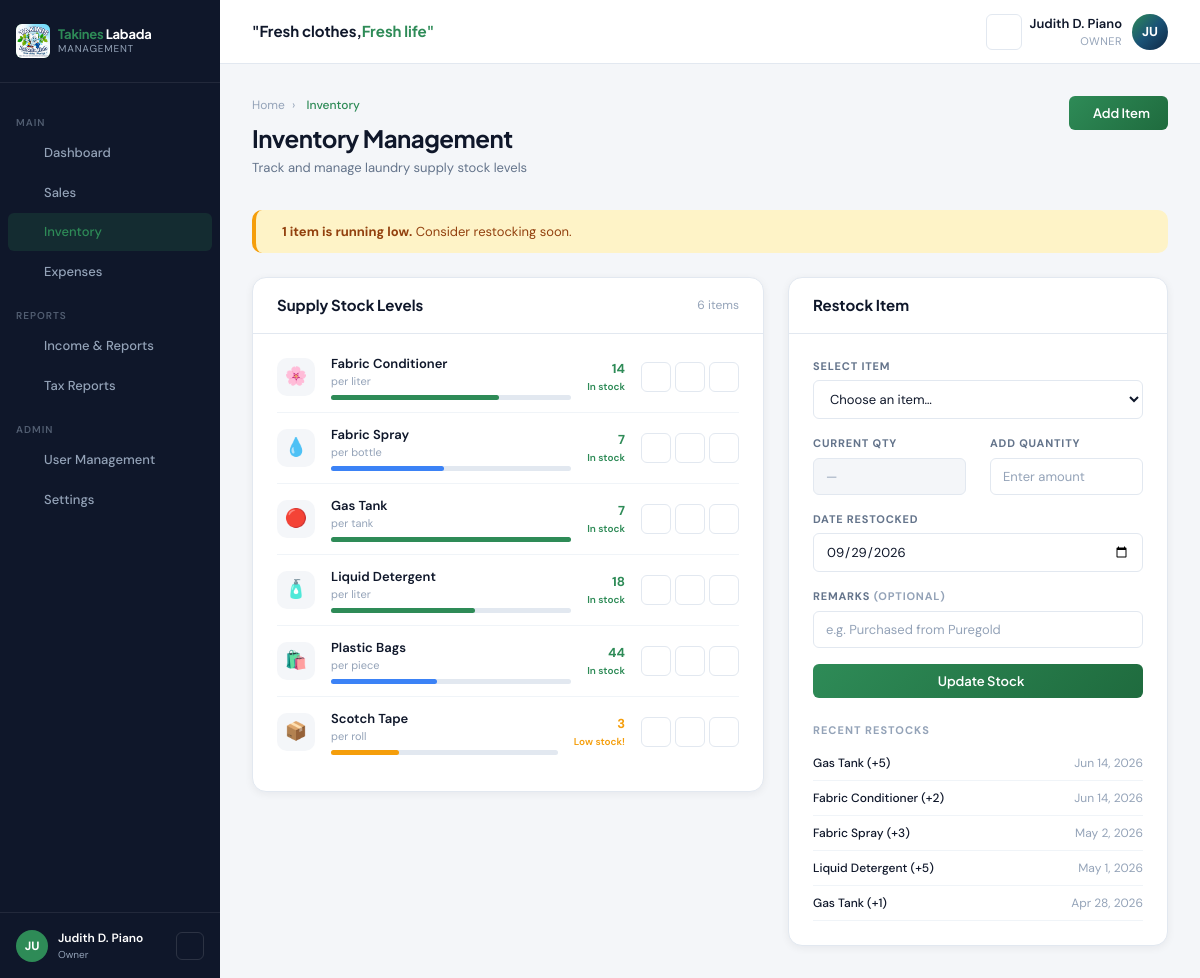
The app's page /inventory.php (signed in) with its own data.
### tables this page shows
CREATE TABLE `inventory` (
  `inventory_id` int(11) NOT NULL,
  `item_name` varchar(100) NOT NULL,
  `unit` varchar(50) NOT NULL,
  `quantity` int(11) NOT NULL DEFAULT 0,
  `max_quantity` int(11) NOT NULL DEFAULT 0,
  `icon` varchar(10) NOT NULL DEFAULT '?',
  `updated_at` timestamp NOT NULL DEFAULT current_timestamp() ON UPDATE current_timestamp()
);

CREATE TABLE `inventory_logs` (
  `log_id` int(11) NOT NULL,
  `inventory_id` int(11) NOT NULL,
  `add_quantity` int(11) NOT NULL,
  `date_restocked` date NOT NULL,
  `remarks` varchar(255) DEFAULT NULL,
  `created_at` timestamp NOT NULL DEFAULT current_timestamp()
);

### config.php (called while the page is built, shortened)
<?php
function h($value): string
{
    return htmlspecialchars((string)($value ?? ''), ENT_QUOTES, 'UTF-8');
}
function current_user(): ?object
{
    return $_SESSION['user'] ?? null;
}

### inventory.php (the view, shortened to what this page needs)
<?php
require_once __DIR__ . '/config.php';
$stmt = $pdo->query('SELECT * FROM inventory ORDER BY item_name');
$rawItems = $stmt->fetchAll();
$inventoryItems = [];
foreach ($rawItems as $item) {
    $pct   = $item->max_quantity > 0 ? min(100, round(($item->quantity / $item->max_quantity) * 100)) : 0;
    $ratio = $item->max_quantity > 0 ? ($item->quantity / $item->max_quantity) : 1;
    $item->status = match (true) {
        $ratio <= 0.2 => 'critical',
        $ratio <= 0.4 => 'low',
        default       => 'ok',
    };
    $item->pct = $pct;
    $item->max = $item->max_quantity;
    $inventoryItems[] = $item;
}
$lowStockAlertCount = count(array_filter($inventoryItems, fn($i) => in_array($i->status, ['low', 'critical'])));
$stmt = $pdo->query(
    "SELECT l.*, i.item_name, i.unit
     FROM inventory_logs l
     JOIN inventory i ON i.inventory_id = l.inventory_id
     ORDER BY l.date_restocked DESC, l.log_id DESC
     LIMIT 5"
);
$recentUpdates = $stmt->fetchAll();
$activeNav = 'inventory';
require __DIR__ . '/includes/header_app.php';
?>
<div class="page-header">
    <div>
        <div class="breadcrumb">
            <a href="dashboard.php">Home</a>
            <span>&rsaquo;</span>
            <span class="current">Inventory</span>
        </div>
        <h1 class="page-title">Inventory Management</h1>
        <p class="page-subtitle">Track and manage laundry supply stock levels</p>
    </div>
    <button class="btn btn-primary" onclick="openModal('modal-add-item')" aria-haspopup="dialog">
        Add Item
    </button>
</div>
<?php if ($lowStockAlertCount > 0): ?>
    <div class="alert alert-warning" role="alert">
        <span>
            <strong><?= $lowStockAlertCount ?> item<?= $lowStockAlertCount > 1 ? 's are' : ' is' ?> running low.</strong>
            Consider restocking soon.
        </span>
    </div>
<?php endif; ?>
<div style="display:grid; grid-template-columns:1fr 380px; gap:var(--spacing-lg); align-items:start;">
    <div class="card">
        <div class="card-header">
            <span class="card-title">Supply Stock Levels</span>
            <span class="text-muted" style="font-size:12px;"><?= count($inventoryItems) ?> item<?= count($inventoryItems) !== 1 ? 's' : '' ?></span>
        </div>
        <div class="card-body" style="padding-top:var(--spacing-sm);">
            <?php foreach ($inventoryItems as $item): ?>
                <?php
                $barClass = match ($item->status) {
                    'critical' => 'bar-red',
                    'low'      => 'bar-orange',
                    default    => $item->pct > 50 ? 'bar-green' : 'bar-blue',
                };
                $qtyClass = match ($item->status) {
                    'critical' => 'text-danger',
                    'low'      => 'text-warning',
                    default    => 'text-success',
                };
                $statusLabel = match ($item->status) {
                    'critical' => 'Critical!',
                    'low'      => 'Low stock!',
                    default    => 'In stock',
                };
                ?>
                <div class="inv-item" id="inv-item-<?= (int)$item->inventory_id ?>" role="listitem">
                    <div class="inv-icon" aria-hidden="true"><?= h($item->icon) ?></div>
                    <div class="inv-info">
                        <div class="inv-name"><?= h($item->item_name) ?></div>
                        <div class="inv-unit"><?= h($item->unit) ?></div>
                        <div class="inv-bar" role="progressbar"
                             aria-valuenow="<?= (int)$item->quantity ?>"
                             aria-valuemax="<?= (int)$item->max ?>"
                             aria-label="<?= h($item->item_name) ?> stock level">
                            <div class="inv-bar-fill <?= $barClass ?>" style="width:<?= (int)$item->pct ?>%;"></div>
                        </div>
                    </div>
                    <div class="inv-qty">
                        <div class="qty-val <?= $qtyClass ?>"><?= (int)$item->quantity ?></div>
                        <div class="qty-label <?= $qtyClass ?>"><?= h($statusLabel) ?></div>
                    </div>
                    <div style="display:flex; gap:4px; flex-shrink:0;">
                        <button class="action-btn edit"
                                onclick="selectInventoryItem(<?= (int)$item->inventory_id ?>, <?= (int)$item->quantity ?>)"
                                aria-label="Restock <?= h($item->item_name) ?>"
                                title="Restock">
                        </button>
                        <button class="action-btn"
                                style="color:var(--color-text-muted);"
                                onclick='openEditModal(<?= json_encode([
                                    "inventory_id" => $item->inventory_id,
                                    "item_name"    => $item->item_name,
                                    "unit"         => $item->unit,
                                    "icon"         => $item->icon,
                                    "max_quantity" => $item->max_quantity,
                                ]) ?>)'
                                aria-label="Edit <?= h($item->item_name) ?>"
                                title="Edit item details">
                        </button>
                        <button class="action-btn"
                                style="color:var(--color-danger, #e53e3e);"
                                onclick="confirmDelete(<?= (int)$item->inventory_id ?>, '<?= h(addslashes($item->item_name)) ?>')"
                                aria-label="Delete <?= h($item->item_name) ?>"
                                title="Delete item">
                        </button>
                    </div>
                </div>
            <?php endforeach; ?>
        </div>
    </div>
    <div class="card" style="position:sticky; top:calc(var(--topbar-height) + var(--spacing-lg));">
        <div class="card-header">
            <span class="card-title">Restock Item</span>
        </div>
        <div class="card-body">
            <form method="POST" action="inventory.php" id="form-update-stock" novalidate>
                <div class="form-group">
                    <label class="form-label" for="select-item">Select Item</label>
                    <select id="select-item" name="inventory_id" class="form-control" required
                            aria-required="true" onchange="onItemSelect(this)">
                        <option value="">Choose an item&hellip;</option>
                    </select>
                </div>
                <div class="grid-2">
                    <div class="form-group">
                        <label class="form-label" for="current-qty">Current Qty</label>
                        <input type="number" id="current-qty" class="form-control"
                               readonly disabled placeholder="—" aria-readonly="true">
                    </div>
                    <div class="form-group">
                        <label class="form-label" for="add-qty">Add Quantity</label>
                        <input type="number" id="add-qty" name="add_quantity" class="form-control"
                               placeholder="Enter amount" min="1" required aria-required="true">
                    </div>
                </div>
                <div class="form-group">
                    <label class="form-label" for="date-restocked">Date Restocked</label>
                    <input type="date" id="date-restocked" name="date_restocked" class="form-control"
                           value="<?= date('Y-m-d') ?>" required aria-required="true">
                </div>
                <div class="form-group">
                    <label class="form-label" for="remarks">Remarks <span class="text-muted">(optional)</span></label>
                    <input type="text" id="remarks" name="remarks" class="form-control"
                           placeholder="e.g. Purchased from Puregold" maxlength="255">
                </div>
                <button type="submit" class="btn btn-primary btn-block">
                    Update Stock
                </button>
            </form>
            <div style="margin-top:var(--spacing-lg);">
                <div style="font-size:11px; font-weight:700; text-transform:uppercase; letter-spacing:1px;
                            color:var(--color-text-muted); margin-bottom:var(--spacing-sm);">
                    Recent Restocks
                </div>
                <?php if (empty($recentUpdates)): ?>
                    <p class="text-muted text-sm">No restock history yet.</p>
                <?php else: ?>
                    <?php foreach ($recentUpdates as $update): ?>
                        <div style="display:flex; justify-content:space-between; align-items:center;
                                    padding:8px 0; border-bottom:1px solid var(--color-border-light); font-size:12px;">
                            <span style="font-weight:500;"><?= h($update->item_name) ?> (+<?= (int)$update->add_quantity ?>)</span>
                            <span class="text-muted"><?= date('M j, Y', strtotime($update->date_restocked)) ?></span>
                        </div>
                    <?php endforeach; ?>
                <?php endif; ?>
            </div>
        </div>
    </div>
</div>
<?php
require __DIR__ . '/includes/footer_app.php';

### includes/header_app.php (shortened to what this page needs)
<?php
$user       = current_user();
$activeNav  = $activeNav  ?? '';
function nav_active(string $key, string $active): string
{
    return $key === $active ? 'active' : '';
}
?>
<!DOCTYPE html>
<html lang="en">
<head>
    <link rel="stylesheet" href="assets/css/app.css">
</head>
<body>
<div class="app-shell">
    <aside class="sidebar" id="sidebar" role="navigation" aria-label="Main navigation">
        <div class="sidebar-brand">
            <div class="sidebar-brand-logo" id="sidebar-logo-wrap">
                <img src="assets/images/logo.png"
                     alt="Takines Labada Logo"
                     id="sidebar-logo-img"
                     onerror="this.style.display='none'; document.getElementById('sidebar-logo-fallback').style.display='flex'">
            </div>
            <div class="sidebar-brand-text">
                <div class="sidebar-brand-name">
                    <span>Takines</span> Labada
                </div>
                <div class="sidebar-brand-sub">Management</div>
            </div>
        </div>
        <nav class="sidebar-nav">
            <div class="sidebar-section-label">Main</div>
            <a href="dashboard.php" class="nav-item <?= nav_active('dashboard', $activeNav) ?>">
                <span class="nav-icon"><i class="ph-bold ph-house"></i></span>
                Dashboard
            </a>
            <a href="sales.php" class="nav-item <?= nav_active('sales', $activeNav) ?>">
                <span class="nav-icon"><i class="ph-bold ph-money"></i></span>
                Sales
            </a>
            <a href="inventory.php" class="nav-item <?= nav_active('inventory', $activeNav) ?>">
                <span class="nav-icon"><i class="ph-bold ph-package"></i></span>
                Inventory
            </a>
            <a href="expenses.php" class="nav-item <?= nav_active('expenses', $activeNav) ?>">
                <span class="nav-icon"><i class="ph-bold ph-receipt"></i></span>
                Expenses
            </a>
            <div class="sidebar-section-label">Reports</div>
            <a href="reports_income.php" class="nav-item <?= nav_active('reports.income', $activeNav) ?>">
                <span class="nav-icon"><i class="ph-bold ph-chart-bar"></i></span>
                Income &amp; Reports
            </a>
            <a href="reports_tax.php" class="nav-item <?= nav_active('reports.tax', $activeNav) ?>">
                <span class="nav-icon"><i class="ph-bold ph-file-text"></i></span>
                Tax Reports
            </a>
            <div class="sidebar-section-label">Admin</div>
            <a href="users.php" class="nav-item <?= nav_active('users', $activeNav) ?>">
                <span class="nav-icon"><i class="ph-bold ph-users-three"></i></span>
                User Management
            </a>
            <a href="settings.php" class="nav-item <?= nav_active('settings', $activeNav) ?>">
                <span class="nav-icon"><i class="ph-bold ph-gear"></i></span>
                Settings
            </a>
        </nav>
        <div class="sidebar-user">
            <div class="sidebar-user-avatar" aria-hidden="true">
                <?= h(strtoupper(substr($user->name ?? 'JP', 0, 2))) ?>
            </div>
            <div class="sidebar-user-info">
                <div class="sidebar-user-name"><?= h($user->name ?? 'Judith Piano') ?></div>
                <div class="sidebar-user-role"><?= h(ucfirst($user->role ?? 'Owner')) ?></div>
            </div>
            <form method="POST" action="logout.php">
                <button type="submit" class="sidebar-user-logout" title="Sign out" aria-label="Sign out">
                </button>
            </form>
        </div>
    </aside>
    <div class="main-content">
        <header class="topbar" role="banner">
            <div class="topbar-brand">
                <div class="topbar-brand-text">
                    <div class="brand-name">"Fresh clothes,<span>Fresh life"</span> </div>
                </div>
            </div>
            <div class="topbar-actions">
                <button class="topbar-icon-btn" aria-label="Notifications">
                </button>
                <div class="topbar-user">
                    <div class="topbar-user-info">
                        <div class="topbar-user-name"><?= h($user->name ?? 'Judith D. Piano') ?></div>
                        <div class="topbar-user-role"><?= h(strtoupper($user->role ?? 'Owner')) ?></div>
                    </div>
                    <div class="topbar-avatar" aria-hidden="true">
                        <?= h(strtoupper(substr($user->name ?? 'JP', 0, 2))) ?>
                    </div>
                </div>
            </div>
        </header>
        <main class="page-content" id="main-content" role="main">

### includes/footer_app.php (shortened to what this page needs)
        </main>
    </div>
</div>
</body>
</html>

### records on screen
inventory: icon "🌸", item_name "Fabric Conditioner", unit "per liter", quantity "14", statusLabel "In stock"
inventory: icon "💧", item_name "Fabric Spray", unit "per bottle", quantity "7", statusLabel "In stock"
inventory: icon "🔴", item_name "Gas Tank", unit "per tank", quantity "7", statusLabel "In stock"
inventory: icon "🧴", item_name "Liquid Detergent", unit "per liter", quantity "18", statusLabel "In stock"
inventory: icon "🛍️", item_name "Plastic Bags", unit "per piece", quantity "44", statusLabel "In stock"
inventory: icon "📦", item_name "Scotch Tape", unit "per roll", quantity "3", statusLabel "Low stock!"
inventory_logs: inventory.item_name "Gas Tank", add_quantity "5", date_restocked "Jun 14, 2026"
inventory_logs: inventory.item_name "Fabric Conditioner", add_quantity "2", date_restocked "Jun 14, 2026"
inventory_logs: inventory.item_name "Fabric Spray", add_quantity "3", date_restocked "May 2, 2026"
inventory_logs: inventory.item_name "Liquid Detergent", add_quantity "5", date_restocked "May 1, 2026"
inventory_logs: inventory.item_name "Gas Tank", add_quantity "1", date_restocked "Apr 28, 2026"

### other values on screen
substr($user->name ?? 'JP', 0, 2) "JU"
$user->name "Judith D. Piano"
$user->role "Owner"
$user->role "OWNER"
$lowStockAlertCount "1"
count($inventoryItems) "6"
